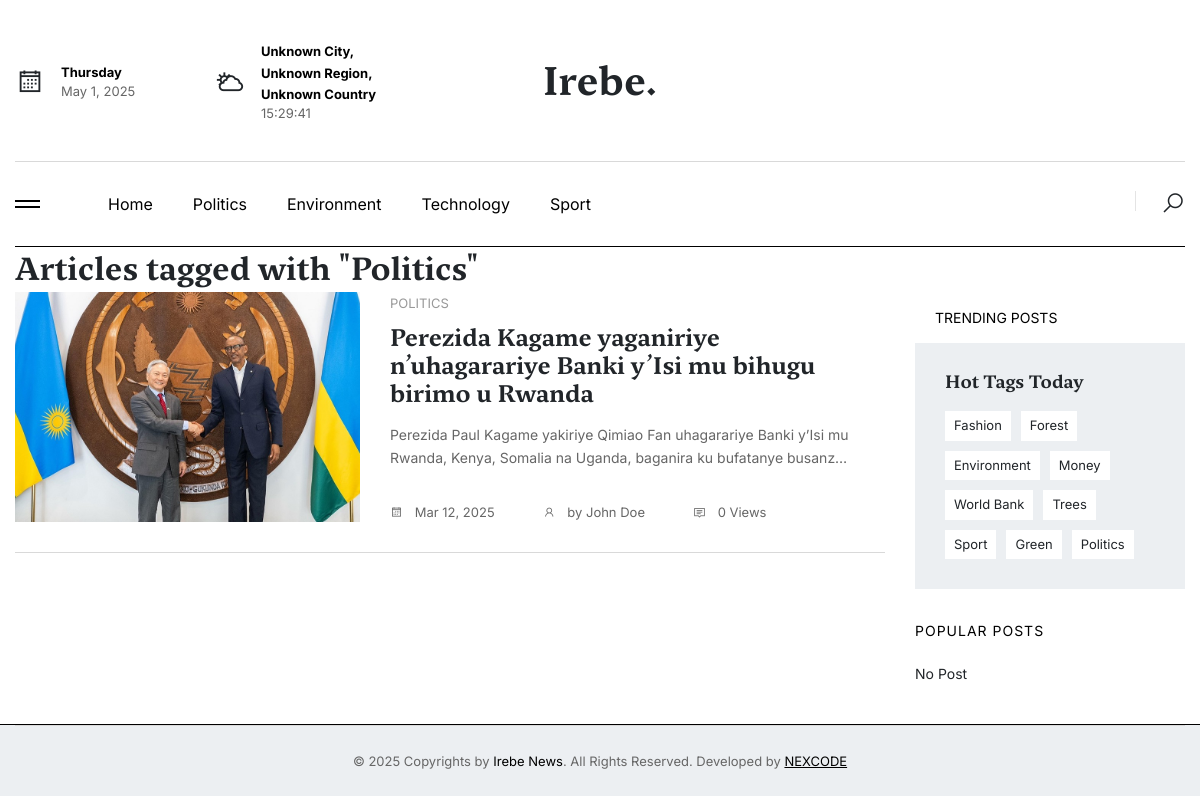
Page /tag/politics/ on the earlier database version.
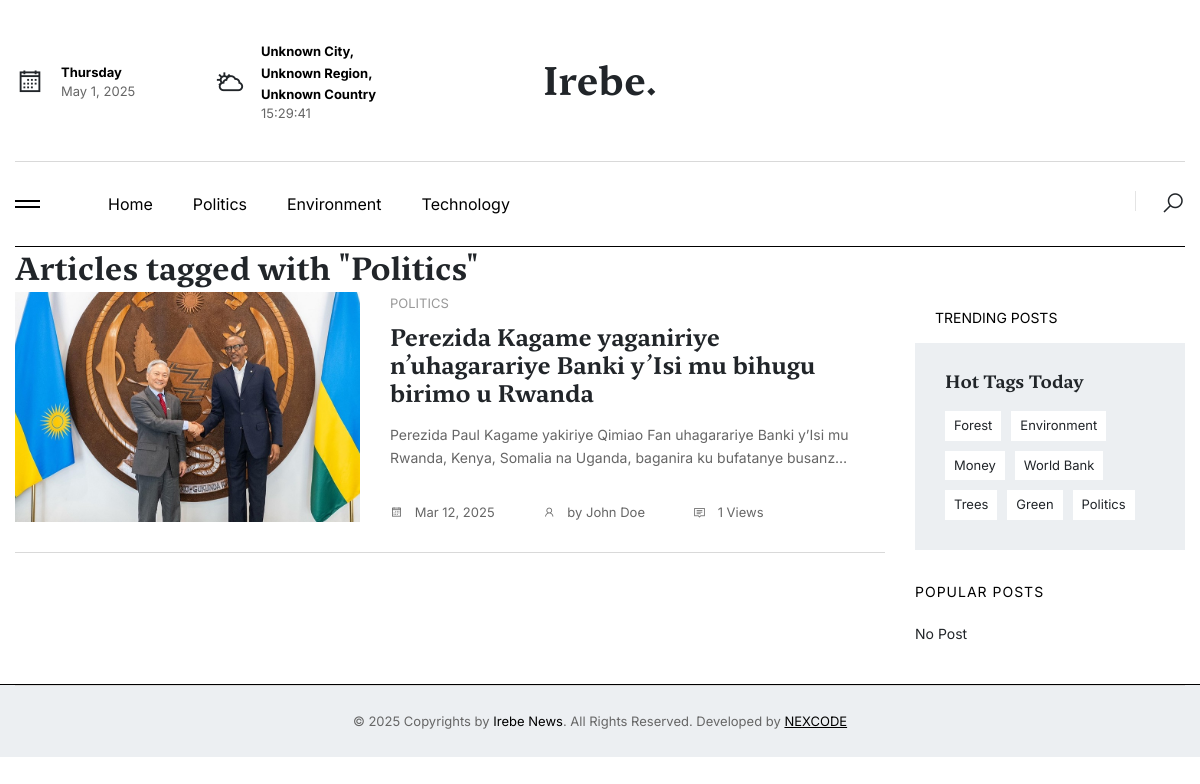
Same page on the later database version.
### base/models.py (models this page shows, shortened)
class Category(models.Model):
    name = models.CharField(max_length=100, unique=True)
    slug = models.SlugField(max_length=255, unique=True, blank=True)
    description = models.TextField()
    image = ProcessedImageField(
        upload_to=category_image_path,
        processors=[ResizeToFill(800, 800)],
        options={'quality': 90},
        null=True,
        blank=True,
    )
    created_at = models.DateTimeField(auto_now_add=True)
    updated_at = models.DateTimeField(auto_now=True)
    class Meta:
        verbose_name_plural = "Categories"

class Article(models.Model):
    title = models.CharField(max_length=255)
    slug = models.SlugField(unique=True, blank=True, max_length=255)
    content = RichTextField()  # Use RichTextField from CKEditor instead of TextField
    author = models.ForeignKey(settings.AUTH_USER_MODEL, on_delete=models.CASCADE)  # Updated to reference custom user model
    category = models.ForeignKey(Category, on_delete=models.SET_NULL, null=True, blank=True)
    tags = models.ManyToManyField(Tag, related_name='articles')
    published_at = models.DateTimeField(auto_now_add=True)
    updated_at = models.DateTimeField(auto_now=True)
    status = models.CharField(max_length=20, choices=[('draft', 'Draft'), ('published', 'Published')], default='draft')
    language = models.CharField(max_length=50, default='en')
    views = models.PositiveIntegerField(default=0)
    created_at = models.DateTimeField(default=timezone.now)
    updated_at = models.DateTimeField(auto_now=True)
    video_url = models.URLField(null=True, blank=True)
    sponsored = models.BooleanField(default=False)
    sponsored_link = models.URLField(null=True, blank=True)
    class Meta:
        verbose_name_plural = "Articles"

class ArticleImage(models.Model):
    article = models.ForeignKey(Article, on_delete=models.CASCADE)
    image = ProcessedImageField(
        upload_to=article_image_path,
        processors=[ResizeToFill(1080, 600)],
        options={'quality': 90},
        null=True,
        blank=True,
    )
    caption = models.CharField(max_length=255, null=True, blank=True)
    def image_preview(self):
        """Display a thumbnail of the article image in the list view."""
        if self.image:
            return format_html('<img src="{}" width="50" height="50" />', self.image.url)
        return "No image"
    image_preview.short_description = "Image Preview"
    class Meta:
        verbose_name_plural = "Article Images"

class Tag(models.Model):
    name = models.CharField(max_length=100, unique=True)
    slug = models.SlugField(unique=True, blank=True)
    class Meta:
        verbose_name_plural = "Tags"

### account/models.py (models this page shows, shortened)
class User(AbstractBaseUser, PermissionsMixin):
    ROLE_CHOICES = (
        ('admin', 'Admin'),
        ('editor', 'Editor'),
        ('journalist', 'Journalist'),
        ('guest', 'Guest'),
    )
    email = models.EmailField(unique=True)
    name = models.CharField(max_length=255)
    phone_number = models.CharField(max_length=15, unique=True)
    image = ProcessedImageField(
        upload_to=user_image_path,
        processors=[ResizeToFill(720, 720)],
        format='JPEG',
        options={'quality': 90},
        null=True,
        blank=True,
    )
    role = models.CharField(max_length=30, choices=ROLE_CHOICES, default='guest')
    slug = models.SlugField(unique=True, max_length=255, null=True, blank=True)
    username = models.CharField(max_length=255, unique=True, null=True, blank=True)
    added_by = models.ForeignKey('self', on_delete=models.CASCADE, null=True, blank=True, related_name='added_users')
    is_active = models.BooleanField(default=True)
    is_staff = models.BooleanField(default=False)
    created_at = models.DateTimeField(default=timezone.now)
    updated_at = models.DateTimeField(auto_now=True)
    objects = CustomUserManager()
    USERNAME_FIELD = 'email'
    REQUIRED_FIELDS = ['name', 'phone_number']

### base/views.py (the view)
# urls.py: path('tag/<slug:tag_slug>/', showTagArticles, name='showTagArticles'),
def showTagArticles(request, tag_slug):
    tag = get_object_or_404(Tag, slug=tag_slug)
    articles = Article.objects.filter(tags=tag, status='published').order_by('-created_at')
    timeThreshold = timezone.now() - timedelta(hours=24)
    weekTimeThreshold = timezone.now() - timedelta(days=7)
    topArticle = Article.objects.filter(tags=tag, status='published', created_at__gte=timeThreshold)\
                                .order_by('-views').first()
    mostViewedWeeklyArticle = Article.objects.filter(tags=tag, status='published', created_at__gte=weekTimeThreshold)\
                                             .order_by('-views').first()
    if mostViewedWeeklyArticle:
        mostViewedWeeklyArticles = Article.objects.filter(tags=tag, status='published', created_at__gte=weekTimeThreshold)\
                                                  .exclude(id=mostViewedWeeklyArticle.id)\
                                                  .order_by('-views')[:3]
    else:
        mostViewedWeeklyArticles = Article.objects.filter(tags=tag, status='published', created_at__gte=weekTimeThreshold)\
                                                  .order_by('-views')[:3]
    categories = Category.objects.all()
    all_tags = Tag.objects.all().order_by('?')
    sponsoredArticles = Article.objects.filter(tags=tag, status='published', sponsored=True).order_by('-created_at')
    sponsoredArticleRecent2 = None
    if sponsoredArticles.exists():
        firstSponsored = sponsoredArticles.first()
        sponsoredArticleRecent2 = sponsoredArticles.exclude(id=firstSponsored.id).first()
    context = {
        'tag': tag,
        'articles': articles,
        'topArticle': topArticle,
        'mostViewedWeeklyArticle': mostViewedWeeklyArticle,
        'mostViewedWeeklyArticles': mostViewedWeeklyArticles,
        'categories': categories,
        'tags': all_tags,
        'sponsoredArticleRecent2': sponsoredArticleRecent2,
    }
    return render(request, 'pages/tag_articles.html', context)

### templates/pages/tag_articles.html (shortened to what the changed rows need)
{% extends 'layouts/app.html' %}
{% load static %}
{% load humanize %}
{% block content %}
<section class="tc-popular-posts-blog">
    <div class="container">
        <h2 class="section-title">Articles tagged with "{{ tag.name }}"</h2>
        <div class="row">
            <div class="col-lg-9">
                <div class="tc-post-list-style3">
                    <div class="items">
                        {% for article in articles %}
                            <div class="item">
                                <div class="row">
                                    <div class="col-lg-5">
                                        <div class="img th-230 img-cover overflow-hidden">
                                            {% with articleImage=article.articleimage_set.first %}
                                                {% if articleImage %}
                                                    <img src="{{ articleImage.image.url }}" alt="{{ articleImage.caption }}">
                                                {% else %}
                                                    <img src="https://upload.wikimedia.org/wikipedia/commons/d/d1/Image_not_available.png" alt="Default Image">
                                                {% endif %}
                                            {% endwith %}
                                        </div>
                                    </div>
                                    <div class="col-lg-7">
                                        <div class="content mt-20 mt-lg-0">
                                            {% if article.category %}
                                            <a href="{% url 'base:showCategoryArticles' article.category.slug %}" class="color-999 fsz-13px text-uppercase mb-10">
                                                {{ article.category.name }}
                                            </a>
                                            {% endif %}
                                            <h4 class="title mb-15">
                                                <a href="{% url 'base:showArticle' article.slug %}">{{ article.title }}</a>
                                            </h4>
                                            <div class="text color-666">
                                                {{ article.content|safe|truncatechars:140 }}
                                            </div>
                                            <div class="meta-bot fsz-13px color-666">
                                                <ul class="d-flex">
                                                    <li class="date me-5">
                                                        <a href="#"><i class="la la-calendar me-2"></i> {{ article.created_at|date:"M d, Y" }}</a>
                                                    </li>
                                                    <li class="author me-5">
                                                        <a href="#"><i class="la la-user me-2"></i> by {{ article.author.name }}</a>
                                                    </li>
                                                    <li class="comment">
                                                        <a href="#"><i class="la la-comment me-2"></i> {{ article.views }} Views</a>
                                                    </li>
                                                </ul>
                                            </div>
                                        </div>
                                    </div>
                                </div>
                            </div>
                        {% empty %}
                            <p>No articles found for tag "{{ tag.name }}".</p>
                        {% endfor %}
                    </div>
                </div>
            </div>
            <div class="col-lg-3">
                <div class="tc-widget-tags-style2">
                    <div class="tags-content">
                        {% for tag in tags %}
                            <a href="{% url 'base:showTagArticles' tag.slug %}">{{ tag.name }}</a>
                        {% empty %}
                            No Post
                        {% endfor %}
                    </div>
                </div>
            </div>
        </div>
    </div>
</section>
{% endblock %}

### templates/components/navbar.html (shortened to what this page needs)
{% load static %}
<div class="navbar-container">
    <div class="container">
        <div class="top-navbar style-1">
            <div class="container p-0">
                <div class="row align-items-center">
                    <div class="col-lg-4">
                        <div class="date-weather mb-3 mb-lg-0">
                            <div class="row align-items-center">
                                <div class="col-6">
                                    <div class="item">
                                        <div class="icon me-3 pt-1">
                                            <i class="la la-calendar"></i>
                                        </div>
                                        <div class="inf" id="current-date"></div>
                                    </div>
                                </div>
                                <div class="col-6">
                                    <div class="item">
                                        <div class="icon me-3 pt-1">
                                            <i class="la la-cloud-sun"></i>
                                        </div>
                                        <div class="inf" id="location-info"></div>
                                    </div>
                                </div>
                            </div>
                        </div>
                    </div>
                    <div class="col-lg-4 text-center">
                        <a href="{% url 'base:home' %}" class="logo-brand d-none d-lg-block">
                            <h1>Irebe.</h1>
                        </a>
                    </div>
                </div>
            </div>
        </div>
        <nav class="navbar navbar-expand-lg navbar-light style-1">
            <div class="container p-0">
                <div class="mob-nav-toggles d-flex align-items-center justify-content-between">
                    <button class="navbarList-icon me-lg-5" data-bs-toggle="offcanvas" href="#offcanvasExample"
                        role="button" aria-controls="offcanvasExample">
                        <span></span><span></span>
                    </button>
                </div>
                <div class="collapse navbar-collapse" id="navbarSupportedContent">
                    <ul class="navbar-nav me-auto mb-2 mb-lg-0">
                        <li class="nav-item">
                            <a
                                href="{% url 'base:home' %}"
                                class="nav-link {% if request.resolver_match.url_name == 'home' %}active fw-bold{% endif %}"
                            >
                                Home
                            </a>
                        </li>
                        {% for category in categories|slice:":8" %}
                        <li class="nav-item">
                            <a
                                href="{% url 'base:showCategoryArticles' category.slug %}"
                                class="nav-link {% if request.resolver_match.url_name == 'showCategoryArticles' and request.resolver_match.kwargs.category_slug == category.slug %}active fw-bold{% endif %}"
                            >
                                {{ category.name }}
                            </a>
                        </li>
                        {% endfor %}
                    </ul>
                    <div class="nav-side">
                        <a href="#" class="icon-link search-btn-style1">
                            <i class="la la-search fs-4 sOpen-btn"></i>
                        </a>
                    </div>
                </div>
            </div>
        </nav>
    </div>
</div>

Differences in the rows shown:
removed Category: name "Sport"
removed Tag: name "Fashion"
removed Tag: name "Sport"
changed Article "Perezida Kagame yaganiriye n’uhagarariye Banki y’Isi mu bihugu birimo u Rwanda": views "0" → "1"
